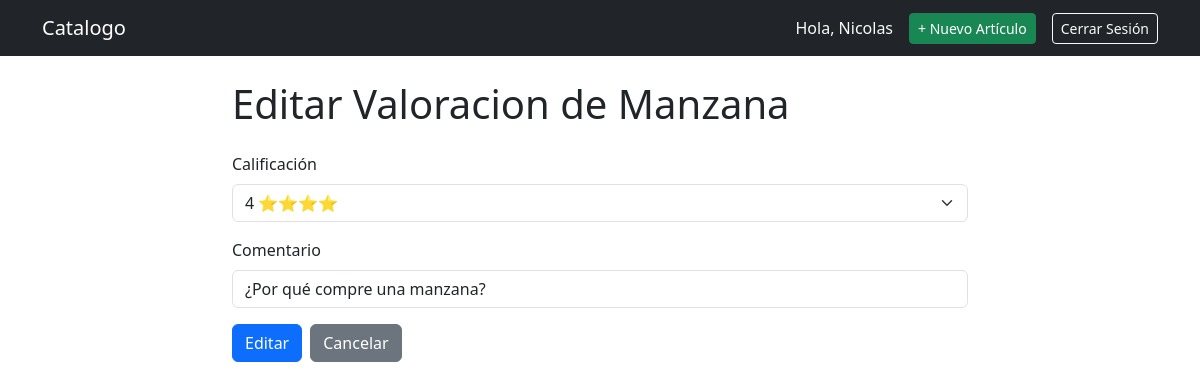
The app's page /rating/1/edit/1/ (signed in), older data.
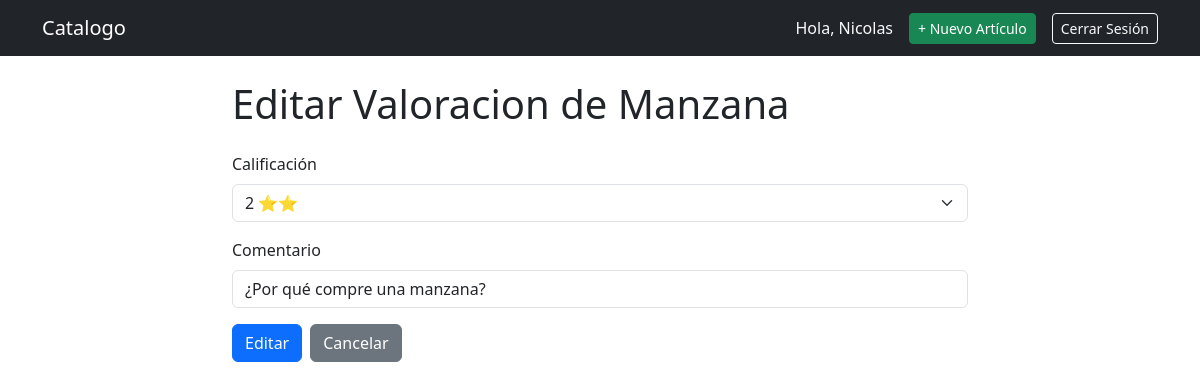
The same page, newer data.
### tienda/models.py (models this page shows, shortened)
class Rating(models.Model):
    rateditem = models.ForeignKey(
        Item,
        on_delete = models.CASCADE,
        related_name = 'ratings'
    )
    stars = models.IntegerField(
        validators=[
            MinValueValidator(0),
            MaxValueValidator(5)
        ])
    comments = models.TextField(max_length=150)
    author = models.ForeignKey(
        User,
        on_delete = models.CASCADE,
        related_name = 'ratinguser'
    )

### tienda/views.py (the view)
# urls.py: path('rating/<int:pk>/edit/<int:item_pk>/', views.rating_edit, name='edit_ratings'),
@login_required
def rating_edit(request, pk, item_pk):
    rating = get_object_or_404(Rating, pk=pk, author=request.user)  # solo el autor puede editar
    item = get_object_or_404(Item, pk=item_pk)
    if request.method == 'POST':
        form = RatingForm(request.POST, instance=rating)
        if form.is_valid():
            form.save()
            messages.success(request, '¡Artículo actualizado!')
            return redirect('detail_items', pk=item.pk)
    else:
        form = RatingForm(instance=rating)
    return render(request, 'tienda/rating_form.html', {'form': form, 'accion': 'Editar', 'Item': item})

### tienda/forms.py
class RatingForm(forms.ModelForm):
    class Meta:
        model = Rating
        fields = ['stars','comments']
        widgets = {
            'stars': forms.Select(
                choices=[
                    ('', '¿Como calificas este producto?'),
                    (1, '1 ⭐'),
                    (2, '2 ⭐⭐'),
                    (3, '3 ⭐⭐⭐'),
                    (4, '4 ⭐⭐⭐⭐'),
                    (5, '5 ⭐⭐⭐⭐⭐'),
                ],
                attrs={
                    'class': 'form-select',
                }),
            'comments': forms.TextInput(attrs={
                'class': 'form-control',
                'placeholder': 'Agrega comentarios sobre el producto'
            }),
        }
        labels = {
            'stars': 'Calificación',
            'comments': 'Comentario'
        }

### tienda/templates/tienda/rating_form.html (shortened to what this page needs)
{% extends 'tienda/base.html' %}
{% block contenido %}
<div class="row justify-content-center">
    <div class="col-md-8">
        <h1 class="mb-4">{{ accion }} Valoracion de {{ Item.itemname }}</h1>
        <form method="post">
            <div class="mb-3">
                <label for="{{ form.stars.id_for_label }}" class="form-label">{{ form.stars.label }}</label>
                {{ form.stars }}
            </div>
            <div class="mb-3">
                <label for="{{ form.comments.id_for_label }}" class="form-label">{{ form.comments.label }}</label>
                {{ form.comments }}
            </div>
            <div class="d-flex gap-2">
                <button type="submit" class="btn btn-primary">{{ accion }}</button>
                <a href="{% url 'list_items' %}" class="btn btn-secondary">Cancelar</a>
            </div>
        </form>
    </div>
</div>
{% endblock %}

Row changes from the older to the newer data that the page shows:
changed Rating "¿Por qué compre una manzana?": stars "4 ⭐⭐⭐⭐" → "2 ⭐⭐"
